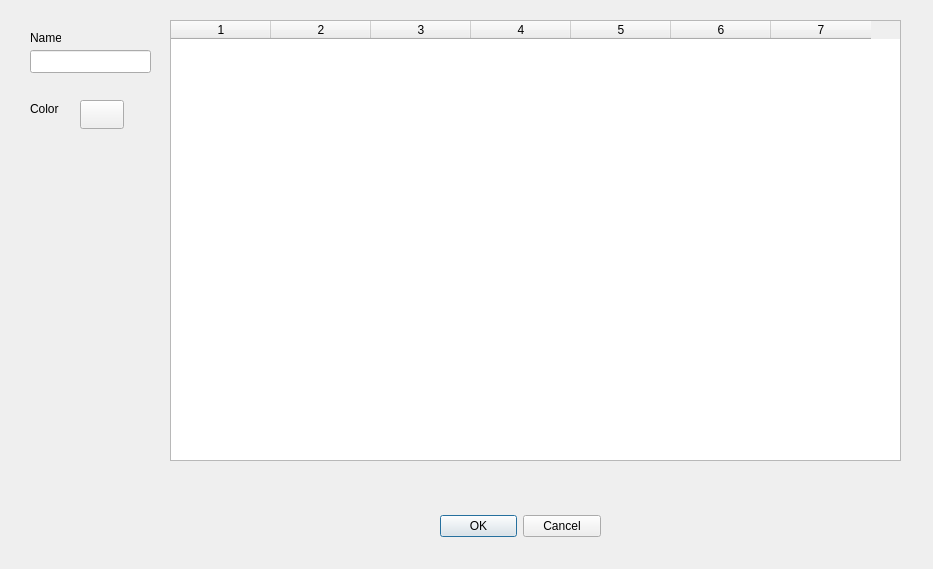
<?xml version="1.0" encoding="UTF-8"?>
<ui version="4.0">
 <class>SourcePropertiesDialog</class>
 <widget class="QDialog" name="SourcePropertiesDialog">
  <property name="geometry">
   <rect>
    <x>0</x>
    <y>0</y>
    <width>933</width>
    <height>569</height>
   </rect>
  </property>
  <property name="windowTitle">
   <string>Dialog</string>
  </property>
  <widget class="QDialogButtonBox" name="buttonBox">
   <property name="geometry">
    <rect>
     <x>440</x>
     <y>510</y>
     <width>161</width>
     <height>32</height>
    </rect>
   </property>
   <property name="orientation">
    <enum>Qt::Horizontal</enum>
   </property>
   <property name="standardButtons">
    <set>QDialogButtonBox::Cancel|QDialogButtonBox::Ok</set>
   </property>
  </widget>
  <widget class="QTableWidget" name="_chemicalTable">
   <property name="geometry">
    <rect>
     <x>170</x>
     <y>20</y>
     <width>731</width>
     <height>441</height>
    </rect>
   </property>
   <property name="rowCount">
    <number>0</number>
   </property>
   <property name="columnCount">
    <number>7</number>
   </property>
   <column/>
   <column/>
   <column/>
   <column/>
   <column/>
   <column/>
   <column/>
  </widget>
  <widget class="QtTools::ColorButton" name="color">
   <property name="geometry">
    <rect>
     <x>80</x>
     <y>100</y>
     <width>44</width>
     <height>29</height>
    </rect>
   </property>
   <property name="text">
    <string/>
   </property>
  </widget>
  <widget class="QLineEdit" name="sourceName">
   <property name="geometry">
    <rect>
     <x>30</x>
     <y>50</y>
     <width>121</width>
     <height>23</height>
    </rect>
   </property>
  </widget>
  <widget class="QLabel" name="label_15">
   <property name="geometry">
    <rect>
     <x>30</x>
     <y>100</y>
     <width>31</width>
     <height>18</height>
    </rect>
   </property>
   <property name="text">
    <string>Color</string>
   </property>
  </widget>
  <widget class="QLabel" name="label">
   <property name="geometry">
    <rect>
     <x>30</x>
     <y>30</y>
     <width>31</width>
     <height>16</height>
    </rect>
   </property>
   <property name="text">
    <string>Name</string>
   </property>
  </widget>
 </widget>
 <customwidgets>
  <customwidget>
   <class>QtTools::ColorButton</class>
   <extends>QPushButton</extends>
   <header>QtTools/ColorButton.h</header>
  </customwidget>
 </customwidgets>
 <resources/>
 <connections>
  <connection>
   <sender>buttonBox</sender>
   <signal>accepted()</signal>
   <receiver>SourcePropertiesDialog</receiver>
   <slot>accept()</slot>
   <hints>
    <hint type="sourcelabel">
     <x>248</x>
     <y>254</y>
    </hint>
    <hint type="destinationlabel">
     <x>157</x>
     <y>274</y>
    </hint>
   </hints>
  </connection>
  <connection>
   <sender>buttonBox</sender>
   <signal>rejected()</signal>
   <receiver>SourcePropertiesDialog</receiver>
   <slot>reject()</slot>
   <hints>
    <hint type="sourcelabel">
     <x>316</x>
     <y>260</y>
    </hint>
    <hint type="destinationlabel">
     <x>286</x>
     <y>274</y>
    </hint>
   </hints>
  </connection>
 </connections>
</ui>
